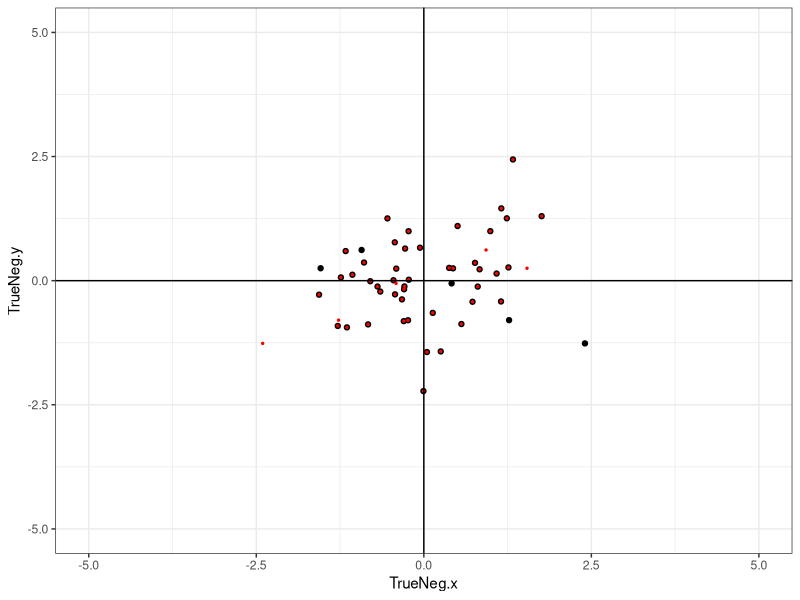
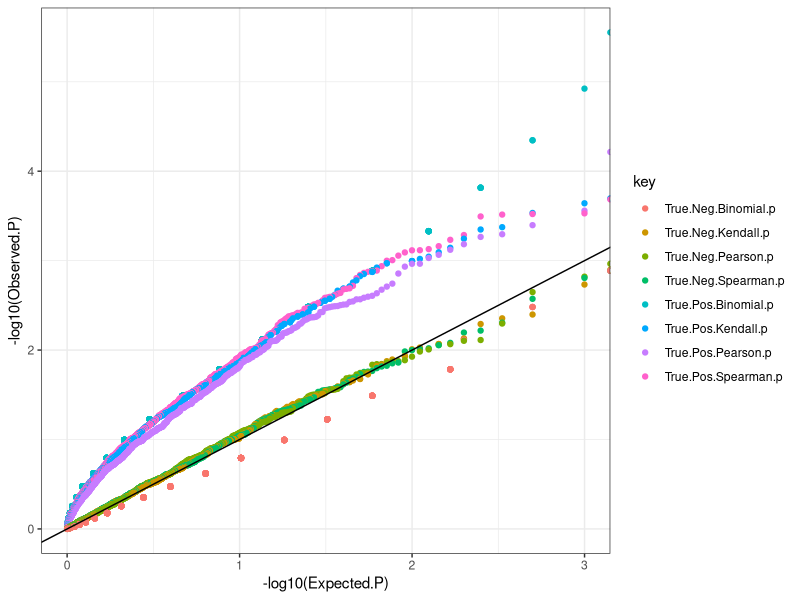

Recreate these plots in R, in order.
## ---- chunk 1
knitr::opts_chunk$set(echo = TRUE, warning = F, message = F)
## ---- chunk 2
library(tidyverse)

#Make mock data.
#True negative correlation is bivariate normal sample
#True positive correlation is same sample, where some fraction of points in Q2 or Q4 are sign-swap moved to Q1 or Q3 (mimicking concordant effect sign)
set.seed(0)
df <- data.frame(TrueNeg.x=rnorm(50), TrueNeg.y=rnorm(50)) %>%
  mutate(n=1:nrow(.)) %>%
  mutate(percentRank=percent_rank(n)) %>%
  mutate(TruePos.x=case_when(
    TrueNeg.x < 0 & TrueNeg.y > 0 & percentRank < 0.2 ~ TrueNeg.x * -1,
    TrueNeg.x > 0 & TrueNeg.y < 0 & percentRank < 0.2 ~ TrueNeg.x * -1,
    TRUE ~ TrueNeg.x
  )) %>%
  mutate(TruePos.y=TrueNeg.y)

df %>%
  ggplot(aes(x=TrueNeg.x, y=TrueNeg.y)) +
  geom_point() +
  geom_point(aes(x=TruePos.x, y=TruePos.y), color="red", size=0.5) +
  geom_hline(yintercept=0) +
  geom_vline(xintercept=0) +
  xlim(c(-5,5)) +
  ylim(c(-5,5)) +
  theme_bw()

#normal cor.test
cor.test(df$TruePos.x, df$TruePos.y, alternative="greater")
cor.test(df$TruePos.x, df$TruePos.y, method="spearman", alternative="greater")
cor.test(df$TruePos.x, df$TruePos.y, method="kendall", alternative="greater")


#test of concordance by counting number of points in Q1+Q3, vs Q2+Q4 with null expectation being that these are binomial with p=0.5
x=((df$TruePos.x > 0 & df$TruePos.y > 0) | (df$TruePos.x < 0 & df$TruePos.y < 0)) %>% sum()
binom.test(x=x, n=nrow(df), p=0.5, alternative="greater")

## ---- chunk 3
SimulateData <- function(NumPoints=50, PercentConcordant=0.2){
  df <- data.frame(TrueNeg.x=rnorm(NumPoints), TrueNeg.y=rnorm(NumPoints)) %>%
  mutate(n=1:nrow(.)) %>%
  mutate(percentRank=percent_rank(n)) %>%
  mutate(TruePos.x=case_when(
    TrueNeg.x < 0 & TrueNeg.y > 0 & percentRank < PercentConcordant ~ TrueNeg.x * -1,
    TrueNeg.x > 0 & TrueNeg.y < 0 & percentRank < PercentConcordant ~ TrueNeg.x * -1,
    TRUE ~ TrueNeg.x
  )) %>%
  mutate(TruePos.y=TrueNeg.y)
  return(df)
}

TestData <- function(df){
  True.Neg.Pearson.p <- cor.test(df$TrueNeg.x, df$TrueNeg.y, alternative="greater")$p.value
  True.Neg.Spearman.p <- cor.test(df$TrueNeg.x, df$TrueNeg.y, alternative="greater", method="spearman")$p.value
  True.Neg.Kendall.p <- cor.test(df$TrueNeg.x, df$TrueNeg.y, alternative="greater", method="kendall")$p.value
  True.Neg.Binomial.p <- binom.test(x=((df$TrueNeg.x > 0 & df$TrueNeg.y > 0) | (df$TrueNeg.x < 0 & df$TrueNeg.y < 0)) %>% sum(),
                                    n=nrow(df),
                                    p=0.5,
                                    alternative="greater")$p.value
    True.Pos.Pearson.p <- cor.test(df$TruePos.x, df$TruePos.y, alternative="greater")$p.value
  True.Pos.Spearman.p <- cor.test(df$TruePos.x, df$TruePos.y, alternative="greater", method="spearman")$p.value
  True.Pos.Kendall.p <- cor.test(df$TruePos.x, df$TruePos.y, alternative="greater", method="kendall")$p.value
  True.Pos.Binomial.p <- binom.test(x=((df$TruePos.x > 0 & df$TruePos.y > 0) | (df$TruePos.x < 0 & df$TruePos.y < 0)) %>% sum(),
                                    n=nrow(df),
                                    p=0.5,
                                    alternative="greater")$p.value

  return(c(True.Neg.Pearson.p, True.Neg.Spearman.p, True.Neg.Kendall.p, True.Neg.Binomial.p, True.Pos.Pearson.p, True.Pos.Spearman.p, True.Pos.Kendall.p, True.Pos.Binomial.p))
}

TestData(SimulateData())
## ---- chunk 4
set.seed(0)

Iterations=1000
NumPoints=50

MatrixOut <- matrix(nrow=Iterations, ncol=8)
colnames(MatrixOut) <- c("True.Neg.Pearson.p", "True.Neg.Spearman.p", "True.Neg.Kendall.p", "True.Neg.Binomial.p", "True.Pos.Pearson.p", "True.Pos.Spearman.p", "True.Pos.Kendall.p", "True.Pos.Binomial.p")

for (i in 1:Iterations){
  MatrixOut[i,] <- TestData(SimulateData(NumPoints=NumPoints))
}

MatrixOut %>% as.data.frame() %>%
  # dplyr::select(True.Neg.Spearman.p, True.Neg.Binomial.p, True.Neg.Pearson.p, True.Pos.Binomial.p, True.Pos.Spearman.p) %>%
  gather(value="Observed.P") %>%
  dplyr::group_by(key) %>%
  arrange(Observed.P) %>% 
  mutate(Expected.P=percent_rank(Observed.P)) %>%
ggplot(aes(y=-log10(Observed.P), x=-log10(Expected.P), color=key)) +
  geom_point() +
  geom_abline() +
  theme_bw()


